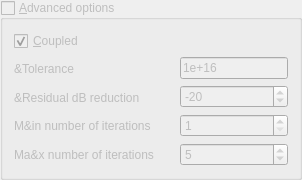
            <widget class="QGroupBox" name="eqAdvOptions">
             <property name="enabled">
              <bool>false</bool>
             </property>
             <property name="maximumSize">
              <size>
               <width>16777215</width>
               <height>16777215</height>
              </size>
             </property>
             <property name="title">
              <string>&amp;Advanced options</string>
             </property>
             <property name="checkable">
              <bool>true</bool>
             </property>
             <property name="checked">
              <bool>false</bool>
             </property>
             <layout class="QGridLayout" name="gridLayout_40">
              <item row="0" column="0">
               <widget class="QCheckBox" name="coupled">
                <property name="toolTip">
                 <string>Solve this equation coupled</string>
                </property>
                <property name="text">
                 <string>&amp;Coupled</string>
                </property>
                <property name="checked">
                 <bool>true</bool>
                </property>
               </widget>
              </item>
              <item row="1" column="0">
               <layout class="QGridLayout" name="gridLayout_36">
                <item row="0" column="0">
                 <layout class="QGridLayout" name="gridLayout_20">
                  <item row="0" column="0">
                   <widget class="QLabel" name="label_18">
                    <property name="sizePolicy">
                     <sizepolicy hsizetype="Minimum" vsizetype="Preferred">
                      <horstretch>0</horstretch>
                      <verstretch>0</verstretch>
                     </sizepolicy>
                    </property>
                    <property name="text">
                     <string>&amp;Tolerance</string>
                    </property>
                   </widget>
                  </item>
                  <item row="1" column="0">
                   <widget class="QLabel" name="label_21">
                    <property name="sizePolicy">
                     <sizepolicy hsizetype="Minimum" vsizetype="Preferred">
                      <horstretch>0</horstretch>
                      <verstretch>0</verstretch>
                     </sizepolicy>
                    </property>
                    <property name="text">
                     <string>&amp;Residual dB reduction</string>
                    </property>
                   </widget>
                  </item>
                  <item row="2" column="0">
                   <widget class="QLabel" name="label_20">
                    <property name="sizePolicy">
                     <sizepolicy hsizetype="Minimum" vsizetype="Preferred">
                      <horstretch>0</horstretch>
                      <verstretch>0</verstretch>
                     </sizepolicy>
                    </property>
                    <property name="text">
                     <string>M&amp;in number of iterations</string>
                    </property>
                   </widget>
                  </item>
                  <item row="3" column="0">
                   <widget class="QLabel" name="label_19">
                    <property name="sizePolicy">
                     <sizepolicy hsizetype="Minimum" vsizetype="Preferred">
                      <horstretch>0</horstretch>
                      <verstretch>0</verstretch>
                     </sizepolicy>
                    </property>
                    <property name="text">
                     <string>Ma&amp;x number of iterations</string>
                    </property>
                   </widget>
                  </item>
                  <item row="3" column="1">
                   <spacer name="horizontalSpacer_28">
                    <property name="orientation">
                     <enum>Qt::Horizontal</enum>
                    </property>
                    <property name="sizeType">
                     <enum>QSizePolicy::Fixed</enum>
                    </property>
                    <property name="sizeHint" stdset="0">
                     <size>
                      <width>20</width>
                      <height>20</height>
                     </size>
                    </property>
                   </spacer>
                  </item>
                 </layout>
                </item>
                <item row="0" column="1">
                 <layout class="QGridLayout" name="gridLayout_35">
                  <item row="0" column="0">
                   <widget class="QLineEdit" name="tol">
                    <property name="toolTip">
                     <string>Tolerance on the equation residual, measured relative to the first time step residual</string>
                    </property>
                    <property name="inputMethodHints">
                     <set>Qt::ImhDigitsOnly</set>
                    </property>
                    <property name="text">
                     <string>1e+16</string>
                    </property>
                   </widget>
                  </item>
                  <item row="1" column="0">
                   <widget class="QSpinBox" name="dBr">
                    <property name="toolTip">
                     <string>Minimum dB reduction in residual, measured relative to the first iteration residual</string>
                    </property>
                    <property name="minimum">
                     <number>-1000</number>
                    </property>
                    <property name="maximum">
                     <number>0</number>
                    </property>
                    <property name="singleStep">
                     <number>5</number>
                    </property>
                    <property name="value">
                     <number>-20</number>
                    </property>
                   </widget>
                  </item>
                  <item row="2" column="0">
                   <widget class="QSpinBox" name="minItr">
                    <property name="toolTip">
                     <string>At least this many iterations is performed</string>
                    </property>
                    <property name="minimum">
                     <number>1</number>
                    </property>
                    <property name="maximum">
                     <number>5</number>
                    </property>
                   </widget>
                  </item>
                  <item row="3" column="0">
                   <widget class="QSpinBox" name="maxItr">
                    <property name="toolTip">
                     <string>In most this many iterations is performed</string>
                    </property>
                    <property name="minimum">
                     <number>1</number>
                    </property>
                    <property name="value">
                     <number>5</number>
                    </property>
                   </widget>
                  </item>
                 </layout>
                </item>
               </layout>
              </item>
             </layout>
            </widget>
